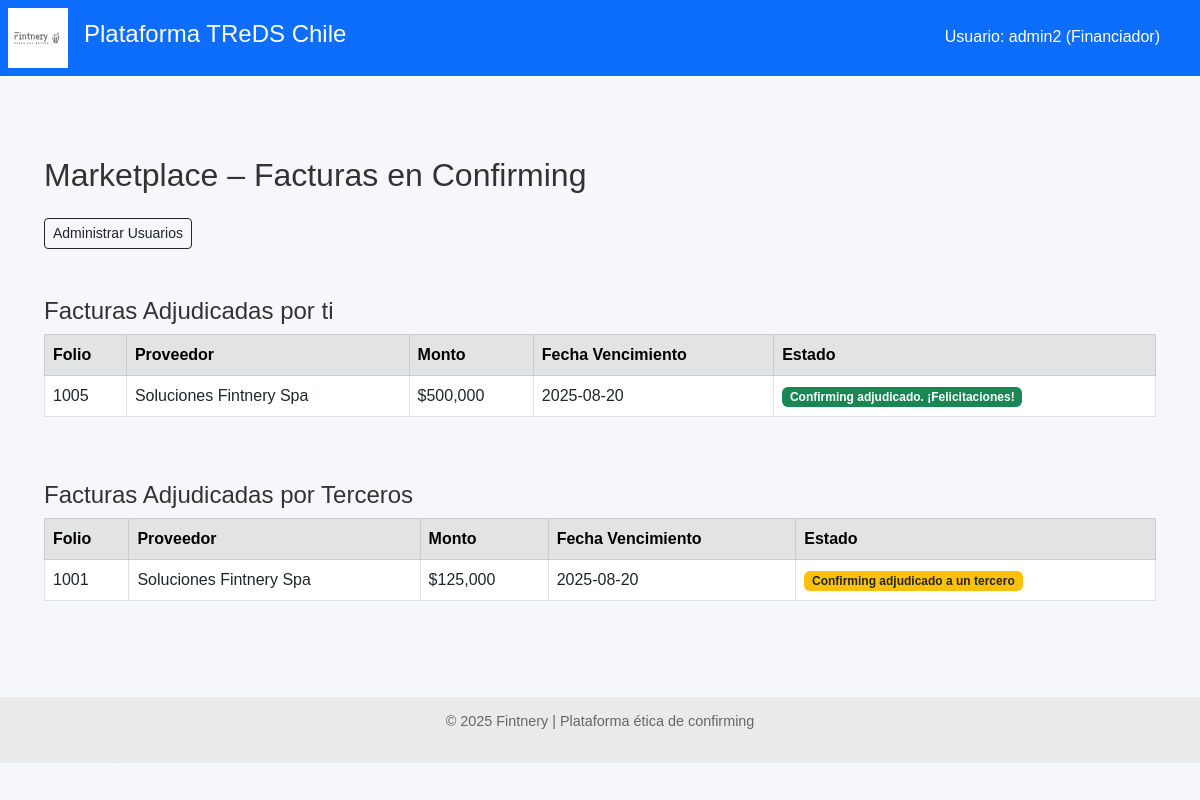
The app's page /financiador/marketplace (signed in) with its own data.
### models.py (models this page shows)
class FacturaDB(Base):
    __tablename__ = "facturas"
    id = Column(Integer, primary_key=True, index=True)
    rut_emisor = Column(String, index=True)
    rut_receptor = Column(String)
    tipo_dte = Column(String)
    folio = Column(Integer)
    monto = Column(Integer)
    estado_dte = Column(String)
    razon_social_emisor = Column(String)
    razon_social_receptor = Column(String)
    fecha_emision = Column(Date)
    fecha_vencimiento = Column(Date)
    fecha_vencimiento_original = Column(Date, nullable=True)
    modificacion_aceptada_por_proveedor = Column(Boolean, nullable=True, default=None)
    confirming_solicitado = Column(Boolean, default=False)
    origen_confirmacion = Column(String, default="Desconocido")
    financiador_adjudicado = Column(Integer, ForeignKey("financiadores.id"), nullable=True)
    proveedor_id = Column(Integer, ForeignKey("proveedores.id"))
    proveedor = relationship("Proveedor", back_populates="facturas")
    pagador_id = Column(Integer, ForeignKey("pagadores.id"))
    pagador = relationship("Pagador", back_populates="facturas")
    ofertas = relationship("OfertaFinanciamiento", back_populates="factura")
    financiador = relationship(
        "Financiador",
        primaryjoin=Financiador.id == foreign(cast(financiador_adjudicado, Integer)), viewonly=True,
        uselist=False,
    )

class Financiador(Base):
    __tablename__ = "financiadores"
    id = Column(Integer, primary_key=True, index=True)
    nombre = Column(String, nullable=False)
    usuario = Column(String, unique=True, index=True, nullable=False)
    clave_hash = Column(String, nullable=False)
    fondo_id = Column(Integer, ForeignKey("fondos.id"), nullable=False)
    fondo = relationship("Fondo", back_populates="financiadores")
    es_admin = Column(Boolean, default=False)
    costo_fondos_mensual = Column(Float, default=0.0)  # ← Explicita unidad mensual
    fecha_costo_fondos = Column(Date, default=None)    # ← Fecha de carga más reciente
    condiciones = relationship(
        "CondicionesPorPagador",
        back_populates="financiador",
        cascade="all, delete-orphan"
    )
    ofertas = relationship("OfertaFinanciamiento", back_populates="financiador")

### routers/financiador.py (the view)
@router.get("/marketplace")
def ver_marketplace(request: Request, db: Session = Depends(get_db)):
    financiador_id = request.session.get("financiador_id")
    if not financiador_id:
        return RedirectResponse("/financiador/login", 303)
    financiador = db.query(Financiador).get(financiador_id)
    hoy = date.today()
    if not financiador.es_admin and financiador.fecha_costo_fondos != hoy:
        raise HTTPException(
            status_code=403,
            detail="Costo de fondos no disponible todavía. Intente más tarde.",
        )
    if financiador.es_admin and financiador.fecha_costo_fondos != hoy:
        return RedirectResponse("/financiador/costo-fondos", 303)
    disponibles = (
        db.query(FacturaDB)
        .filter(
            FacturaDB.estado_dte == "Confirming solicitado",
            FacturaDB.financiador_adjudicado.is_(None),
        )
        .all()
    )
    mias = (
        db.query(FacturaDB)
        .filter(
            FacturaDB.financiador_adjudicado == str(financiador_id),
            FacturaDB.estado_dte == "Confirming adjudicado",
        )
        .all()
    )
    otras = (
        db.query(FacturaDB)
        .filter(
            FacturaDB.estado_dte == "Confirming adjudicado",
            FacturaDB.financiador_adjudicado != str(financiador_id),
        )
        .all()
    )
    ofertas_propias = {
        o.factura_id: o
        for o in db.query(OfertaFinanciamiento)
        .filter_by(financiador_id=financiador_id)
        .all()
    }
    return templates.TemplateResponse(
        "marketplace_financiador.html",
        {
            "request": request,
            "financiador_nombre": financiador.nombre,
            "disponibles": disponibles,
            "mias": mias,
            "otras": otras,
            "ofertas_propias": ofertas_propias,
        },
    )

### templates/marketplace_financiador.html (shortened to what this page needs)
{% extends "base.html" %}
{% block content %}
<div class="container mt-5">
  <h2 class="mb-4">Marketplace – Facturas en Confirming</h2>
{% if request.session.get("es_admin") %}
  <div class="mb-3">
    <a href="/financiador/usuarios" class="btn btn-outline-dark btn-sm">
      Administrar Usuarios
    </a>
  </div>
{% endif %}
  {% if mias %}
  <h4 class="mt-5">Facturas Adjudicadas por ti</h4>
  <div class="table-responsive">
    <table class="table table-bordered table-hover bg-light">
      <thead class="table-secondary">
        <tr>
          <th>Folio</th>
          <th>Proveedor</th>
          <th>Monto</th>
          <th>Fecha Vencimiento</th>
          <th>Estado</th>
        </tr>
      </thead>
      <tbody>
      {% for f in mias %}
        <tr>
          <td>{{ f.folio }}</td>
          <td>{{ f.razon_social_emisor }}</td>
          <td>${{ '{:,.0f}'.format(f.monto) }}</td>
          <td>{{ f.fecha_vencimiento }}</td>
          <td>
            <span class="badge bg-success">
              Confirming adjudicado. ¡Felicitaciones!
            </span>
          </td>
        </tr>
      {% endfor %}
      </tbody>
    </table>
  </div>
  {% endif %}
  {% if otras %}
  <h4 class="mt-5">Facturas Adjudicadas por Terceros</h4>
  <div class="table-responsive">
    <table class="table table-bordered table-hover bg-light">
      <thead class="table-secondary">
        <tr>
          <th>Folio</th>
          <th>Proveedor</th>
          <th>Monto</th>
          <th>Fecha Vencimiento</th>
          <th>Estado</th>
        </tr>
      </thead>
      <tbody>
      {% for f in otras %}
        <tr>
          <td>{{ f.folio }}</td>
          <td>{{ f.razon_social_emisor }}</td>
          <td>${{ '{:,.0f}'.format(f.monto) }}</td>
          <td>{{ f.fecha_vencimiento }}</td>
          <td>
            <span class="badge bg-warning text-dark">
              Confirming adjudicado a un tercero
            </span>
          </td>
        </tr>
      {% endfor %}
      </tbody>
    </table>
  </div>
  {% endif %}
</div>
{% endblock %}

### templates/base.html (shortened to what this page needs)
<!DOCTYPE html>
<html lang="es">
<head>
    <link href="https://cdn.jsdelivr.net/npm/bootstrap@5.3.0/dist/css/bootstrap.min.css" rel="stylesheet">
    <link rel="stylesheet" href="/static/styles.css">
</head>
<body>
    <header class="main-header d-flex align-items-center bg-primary text-white p-2">
        <img src="/static/LogoFIntneryWeb.svg" alt="Fintnery" class="logo me-3" style="height: 60px;">
        <h1 class="titulo-principal">Plataforma TReDS Chile</h1>
    </header>
    <main>
        {% block content %}{% endblock %}
    </main>
    <footer class="footer text-center mt-5">
        <p>&copy; 2025 Fintnery | Plataforma ética de confirming</p>
    </footer>
    {% if financiador_nombre or proveedor_nombre or pagador_nombre %}
    <div style="position: absolute; top: 20px; right: 30px; color: white; background-color: #0d6efd; padding: 5px 10px; border-radius: 5px;">
        Usuario:
        {% if financiador_nombre %}{{ financiador_nombre }} (Financiador){% endif %}
    </div>
    {% endif %}
    {% if request.session.get('es_admin') %}
    <a href="/financiador/usuarios" class="btn btn-sm btn-outline-light ms-2">Panel usuarios</a>
    {% endif %}
</body>
</html>

### static/styles.css (style rules this page uses)
body { font-family: sans-serif; margin: 0; background-color: #f5f7fa; color: #333; }
.main-header { background-color: #1f3a93; color: white; padding: 1em; display: flex; align-items: center; }
.logo { height: 40px; margin-right: 15px; }
.titulo-principal { font-size: 1.5em; }
footer.footer { background-color: #eaeaea; text-align: center; padding: 1em; font-size: 0.9em; color: #666; }
main { padding: 2em; }

### records on screen
FacturaDB: folio "1005", razon_social_emisor "Soluciones Fintnery Spa", monto "500,000", fecha_vencimiento "2025-08-20"
FacturaDB: folio "1001", razon_social_emisor "Soluciones Fintnery Spa", monto "125,000", fecha_vencimiento "2025-08-20"
Financiador: nombre "admin2"
